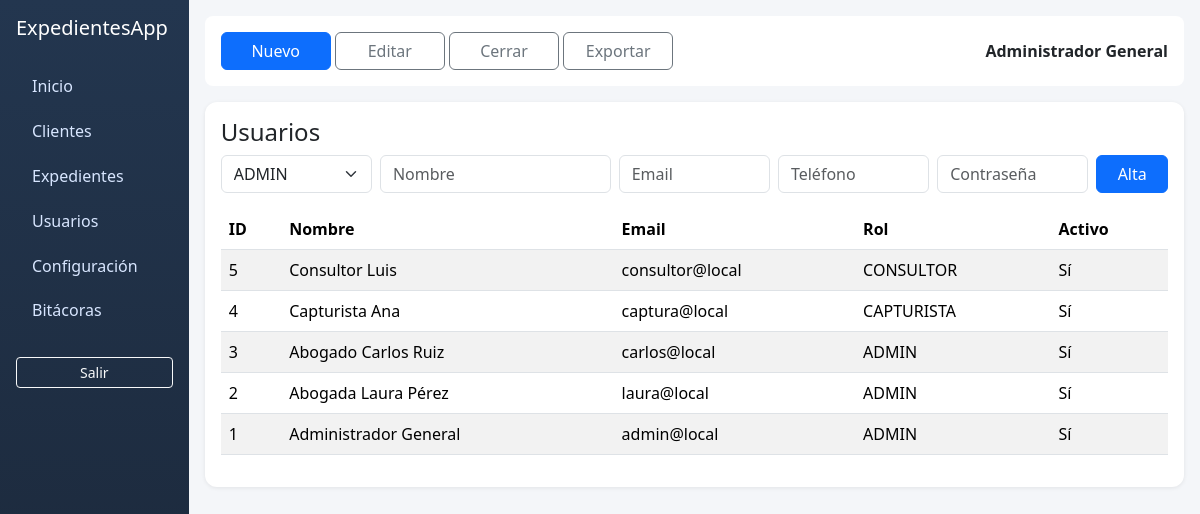
The app's page /ExpedientesApp/public/users (signed in) with its own data.
### tables this page shows
CREATE TABLE users (
  id INT AUTO_INCREMENT PRIMARY KEY,
  role_id INT NOT NULL,
  name VARCHAR(150) NOT NULL,
  email VARCHAR(180) NOT NULL UNIQUE,
  phone VARCHAR(40) NULL,
  password_hash VARCHAR(255) NOT NULL,
  is_active TINYINT(1) NOT NULL DEFAULT 1,
  created_at DATETIME NOT NULL,
  updated_at DATETIME NOT NULL,
  CONSTRAINT fk_users_role FOREIGN KEY (role_id) REFERENCES roles(id),
  INDEX idx_users_role (role_id)
);

CREATE TABLE roles (
  id INT AUTO_INCREMENT PRIMARY KEY,
  `key` VARCHAR(30) NOT NULL UNIQUE
);

### app/Core/View.php (called while the page is built, shortened)
<?php
class View
{
    public static function render(string $view, array $data = []): void
    {
        include base_path('views/layout.php');
    }
}

### app/Controllers/UserController.php (called while the page is built, shortened)
<?php
class UserController
{
    public function index(): void
    {
        View::render('pages/users', ['title' => 'Usuarios', 'users' => User::all(), 'roles' => User::roles()]);
    }
}

### app/Core/Router.php (called while the page is built, shortened)
<?php
class Router
{
    private array $routes = [];
    private function add(string $method, string $path, array $action, array $roles): void
    {
        $this->routes[$method][$path] = ['action' => $action, 'roles' => $roles];
    }
    public function dispatch(string $method, string $uri): void
    {
        $path = parse_url($uri, PHP_URL_PATH) ?: '/';
        $base = rtrim(env('BASE_PATH', ''), '/');
        if ($base && str_starts_with($path, $base)) {
            $path = substr($path, strlen($base));
        }
        $path = $path ?: '/';
        $route = $this->routes[$method][$path] ?? null;
        [$class, $methodName] = $route['action'];
        (new $class())->$methodName();
    }
    public static function url(string $path): string
    {
        $base = rtrim(env('BASE_PATH', ''), '/');
        return $base . ($path === '/' ? '' : $path);
    }
}

### public/index.php (called while the page is built, shortened)
<?php
require_once dirname(__DIR__) . '/app/Core/helpers.php';
$router = new App\Core\Router();
$router->get('/', [App\Controllers\DashboardController::class, 'index'], ['ADMIN','CAPTURISTA','CONSULTOR']);
$router->get('/login', [App\Controllers\AuthController::class, 'loginForm']);
$router->post('/login', [App\Controllers\AuthController::class, 'login']);
$router->post('/logout', [App\Controllers\AuthController::class, 'logout'], ['ADMIN','CAPTURISTA','CONSULTOR']);
$router->get('/dashboard', [App\Controllers\DashboardController::class, 'index'], ['ADMIN','CAPTURISTA','CONSULTOR']);
$router->get('/clients', [App\Controllers\ClientController::class, 'index'], ['ADMIN','CAPTURISTA','CONSULTOR']);
$router->post('/clients/store', [App\Controllers\ClientController::class, 'store'], ['ADMIN']);
$router->post('/clients/update', [App\Controllers\ClientController::class, 'update'], ['ADMIN']);
$router->get('/users', [App\Controllers\UserController::class, 'index'], ['ADMIN']);
$router->post('/users/store', [App\Controllers\UserController::class, 'store'], ['ADMIN']);
$router->post('/users/update', [App\Controllers\UserController::class, 'update'], ['ADMIN']);
$router->get('/cases', [App\Controllers\CaseController::class, 'index'], ['ADMIN','CAPTURISTA','CONSULTOR']);
$router->get('/cases/create', [App\Controllers\CaseController::class, 'createForm'], ['ADMIN','CAPTURISTA']);
$router->get('/cases/edit', [App\Controllers\CaseController::class, 'editForm'], ['ADMIN','CAPTURISTA']);
$router->post('/cases/store', [App\Controllers\CaseController::class, 'store'], ['ADMIN','CAPTURISTA']);
$router->post('/cases/update', [App\Controllers\CaseController::class, 'update'], ['ADMIN','CAPTURISTA']);
$router->get('/settings', [App\Controllers\SettingController::class, 'index'], ['ADMIN']);
$router->post('/settings/update', [App\Controllers\SettingController::class, 'update'], ['ADMIN']);
$router->get('/logs', [App\Controllers\LogController::class, 'index'], ['ADMIN']);
try {
    $router->dispatch($_SERVER['REQUEST_METHOD'], $_SERVER['REQUEST_URI']);
} catch (Throwable $e) {
    App\Core\Logger::error($e->getMessage() . '\n' . $e->getTraceAsString());
    http_response_code(500);
    echo 'Error interno. Revisa storage/logs/app.log';
}

### app/Core/helpers.php (called while the page is built, shortened)
<?php
if (!function_exists('env')) {
    function env(string $key, mixed $default = null): mixed
    {
        return $_ENV[$key] ?? $_SERVER[$key] ?? $default;
    }
}
if (!function_exists('e')) {
    function e(?string $value): string
    {
        return htmlspecialchars((string) $value, ENT_QUOTES, 'UTF-8');
    }
}

### app/Core/Auth.php (called while the page is built, shortened)
<?php
class Auth
{
    public static function user(): ?array
    {
        return $_SESSION['user'] ?? null;
    }
    public static function check(): bool
    {
        return !empty($_SESSION['user']);
    }
    public static function hasRole(array|string $roles): bool
    {
        $roles = (array)$roles;
        return in_array(self::user()['role'] ?? '', $roles, true);
    }
}

### app/Models/User.php (called while the page is built, shortened)
<?php
class User extends BaseModel
{
    public static function all(): array
    {
        return self::db()->query('SELECT u.*, r.key AS role_key FROM users u JOIN roles r ON r.id=u.role_id ORDER BY u.id DESC')->fetchAll();
    }
    public static function roles(): array
    {
        return self::db()->query('SELECT * FROM roles ORDER BY id')->fetchAll();
    }
}

### views/pages/users.php (the view, shortened to what this page needs)
<div class="table-wrap">
  <h4>Usuarios</h4>
  <form method="post" action="<?= App\Core\Router::url('/users/store') ?>" class="row g-2 mb-3">
    <div class="col-md-2"><select class="form-select" name="role_id"><?php foreach($roles as $r): ?><option value="<?=$r['id']?>"><?=$r['key']?></option><?php endforeach; ?></select></div>
    <div class="col-md-3"><input class="form-control" name="name" placeholder="Nombre" required></div>
    <div class="col-md-2"><input class="form-control" name="email" placeholder="Email" required></div>
    <div class="col-md-2"><input class="form-control" name="phone" placeholder="Teléfono"></div>
    <div class="col-md-2"><input type="password" class="form-control" name="password" placeholder="Contraseña" required></div>
    <div class="col-md-1"><button class="btn btn-primary w-100">Alta</button></div>
  </form>
  <table class="table table-striped"><thead><tr><th>ID</th><th>Nombre</th><th>Email</th><th>Rol</th><th>Activo</th></tr></thead><tbody>
  <?php foreach ($users as $u): ?><tr><td><?=$u['id']?></td><td><?=e($u['name'])?></td><td><?=e($u['email'])?></td><td><?=e($u['role_key'])?></td><td><?=$u['is_active']?'Sí':'No'?></td></tr><?php endforeach; ?>
  </tbody></table>
</div>

### views/layout.php (shortened to what this page needs)
<!doctype html>
<html lang="es">
<head>
  <link href="https://cdn.jsdelivr.net/npm/bootstrap@5.3.3/dist/css/bootstrap.min.css" rel="stylesheet">
  <link href="<?= Router::url('/assets/css/app.css') ?>" rel="stylesheet">
</head>
<body>
<?php if (!Auth::check()): include $viewFile; ?>
<?php else: ?>
<div class="d-flex">
  <aside class="sidebar p-3">
    <h5 class="mb-4">ExpedientesApp</h5>
    <a href="<?= Router::url('/dashboard') ?>">Inicio</a>
    <a href="<?= Router::url('/clients') ?>">Clientes</a>
    <a href="<?= Router::url('/cases') ?>">Expedientes</a>
    <?php if (Auth::hasRole('ADMIN')): ?>
      <a href="<?= Router::url('/users') ?>">Usuarios</a>
      <a href="<?= Router::url('/settings') ?>">Configuración</a>
      <a href="<?= Router::url('/logs') ?>">Bitácoras</a>
    <?php endif; ?>
    <form method="post" action="<?= Router::url('/logout') ?>" class="mt-4">
      <button class="btn btn-outline-light btn-sm w-100">Salir</button>
    </form>
  </aside>
  <main class="flex-fill p-3">
    <div class="bg-white rounded-3 p-3 mb-3 d-flex justify-content-between align-items-center ribbon">
      <div>
        <a class="btn btn-primary" href="#">Nuevo</a>
        <a class="btn btn-outline-secondary" href="#">Editar</a>
        <a class="btn btn-outline-secondary" href="#">Cerrar</a>
        <a class="btn btn-outline-secondary" href="<?= Router::url('/cases?export=csv') ?>">Exportar</a>
      </div>
      <div><strong><?= e(Auth::user()['name']) ?></strong></div>
    </div>
    <?php include $viewFile; ?>
  </main>
</div>
<?php endif; ?>
</body>
</html>

### public/assets/css/app.css (style rules this page uses)
:root { --sidebar:#223047; --accent:#0d6efd; }
body { background:#f4f6f9; }
.sidebar { width:240px; min-height:100vh; background:linear-gradient(180deg,#23364f,#1a2637); color:#fff; }
.sidebar a { color:#d8e6ff; text-decoration:none; display:block; padding:.65rem 1rem; border-radius:.5rem; }
.ribbon .btn { min-width:110px; }
.table-wrap { background:#fff; border-radius:.75rem; box-shadow:0 1px 4px rgba(0,0,0,.08); padding:1rem; }

### records on screen
users: name "Administrador General", id "1", email "admin@local", role.key "ADMIN", is_active "Sí"
users: id "5", name "Consultor Luis", email "consultor@local", role.key "CONSULTOR", is_active "Sí"
users: id "4", name "Capturista Ana", email "captura@local", role.key "CAPTURISTA", is_active "Sí"
users: id "3", name "Abogado Carlos Ruiz", email "carlos@local", role.key "ADMIN", is_active "Sí"
users: id "2", name "Abogada Laura Pérez", email "laura@local", role.key "ADMIN", is_active "Sí"

### other values on screen
form field role_id "ADMIN"
